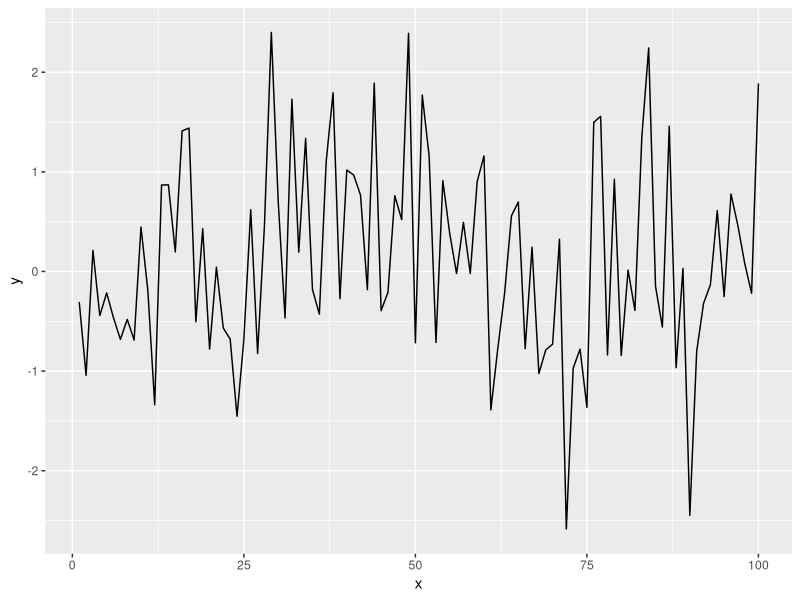

Recreate this plot in R.
## ---- chunk 1
library(tidyverse)
x = seq(1:100)
y = rnorm(100)
dat = data.frame(x, y)
ggplot(dat, aes(x = x, y = y)) +
geom_line()

